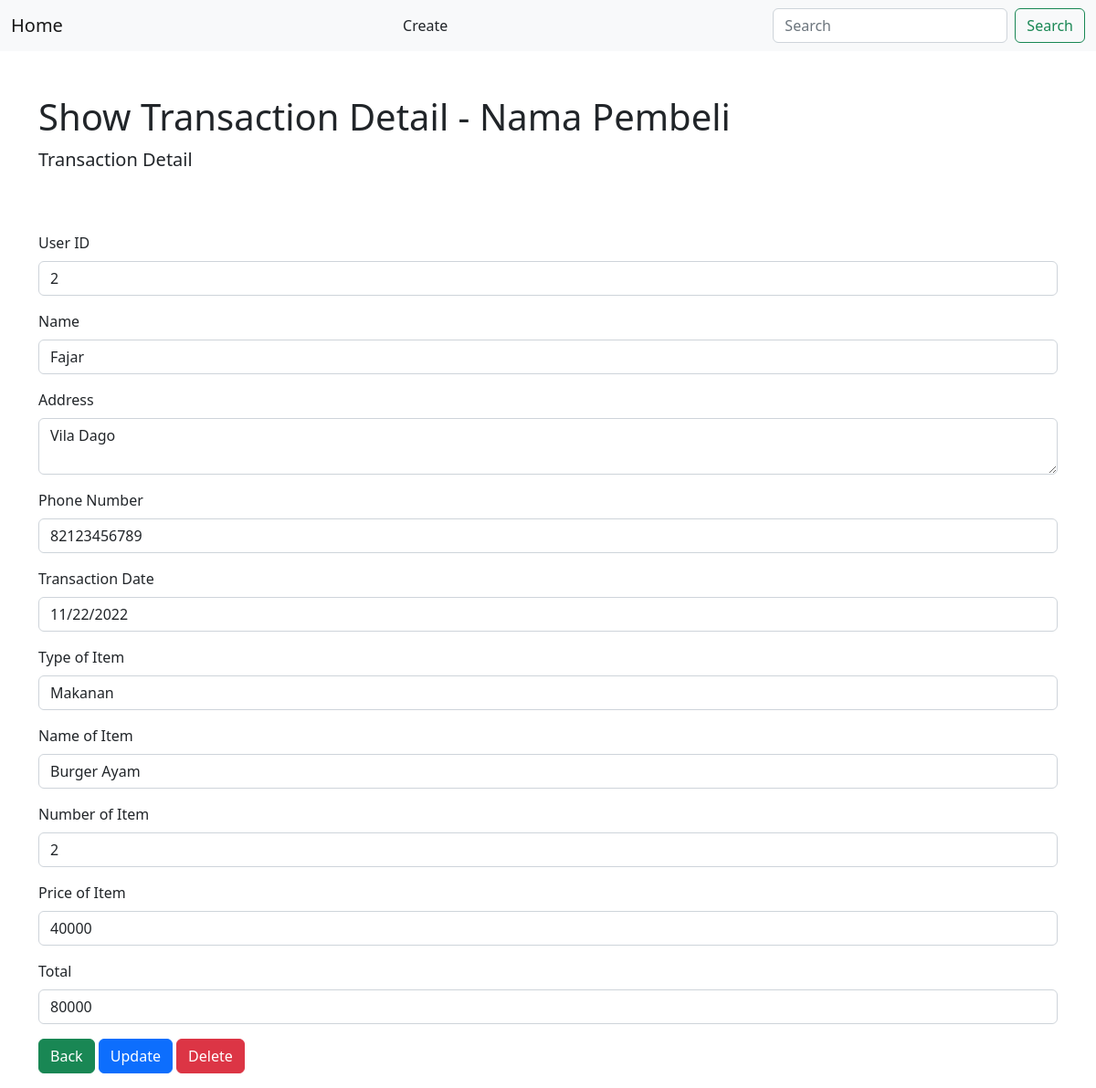
Page /show.php?id=2 on the committed database.
### tables this page shows
CREATE TABLE `sulaiman` (
  `id` int(11) NOT NULL,
  `nama` varchar(30) NOT NULL,
  `alamat` varchar(50) NOT NULL,
  `hp` varchar(20) NOT NULL,
  `tgl_transaksi` date NOT NULL,
  `jenis_barang` varchar(25) NOT NULL,
  `nama_barang` varchar(50) NOT NULL,
  `jumlah` int(20) NOT NULL,
  `harga` int(25) NOT NULL
);

### show.php (the view, shortened to what this page needs)
<?php
    require_once "config.php";
    $id = $_GET['id'];
    $sql = "SELECT *, jumlah*harga as total_bayar FROM sulaiman WHERE id = '$id'";
    $query = mysqli_query($conn, $sql);
?>
<!DOCTYPE html>
<html>
    <head>
        <link href="https://cdn.jsdelivr.net/npm/bootstrap@5.2.0-beta1/dist/css/bootstrap.min.css" rel="stylesheet">
        <link href='https://unpkg.com/boxicons@2.1.2/css/boxicons.min.css' rel='stylesheet'>
        <link rel="stylesheet" href="https://unpkg.com/js-datepicker/dist/datepicker.min.css">
    </head>
    <body>
        <nav class="navbar bg-light">
            <div class="container-fluid">
              <a class="navbar-brand" href="index.php">Home</a>
              <a class="nav-link" href="create.php">Create</a>
              <form class="d-flex" role="search">
                <input class="form-control me-2" type="search" placeholder="Search" aria-label="Search">
                <button class="btn btn-outline-success" type="submit">Search</button>
              </form>
            </div>
          </nav>
        <main class="flex-shrink-0">
            <div class="container">
                <h1 class="mt-5">Show Transaction Detail - Nama Pembeli</h1>
                <p class="lead">Transaction Detail</p>
                <div class="row pt-5">
                    <div class="col-12">
                        <?php while ($data = mysqli_fetch_array($query)) { ?>
                        <div class="mb-3">
                            <label class="form-label">User ID</label>
                            <input type="text" class="form-control"
                                    name="id" readonly
                                    value="<?= $data['id'] ?>"
                                    >
                        </div>
                        <div class="mb-3">
                            <label class="form-label">Name</label>
                            <input type="text" class="form-control"
                                    name="name" readonly
                                    value="<?= $data['nama'] ?>"
                                    >
                        </div>
                        <div class="mb-3">
                            <label class="form-label">Address</label>
                            <textarea class="form-control" name="address" readonly><?= $data['alamat'] ?></textarea>
                        </div>
                        <div class="mb-3">
                            <label class="form-label">Phone Number</label>
                            <input type="number" class="form-control"
                                    name="phone_number" readonly
                                    value="<?= $data['hp'] ?>"
                                    >
                        </div>
                        <div class="mb-3">
                            <label class="form-label">Transaction Date</label>
                            <input type="date" class="form-control" name="date" value="<?= $data['tgl_transaksi'] ?>" readonly>
                        </div>
                        <div class="mb-3">
                            <label class="form-label">Type of Item</label>
                            <input type="text" name="item_type" class="form-control" value="<?= $data['jenis_barang'] ?>" readonly>
                        </div>
                        <div class="mb-3">
                            <label class="form-label">Name of Item</label>
                            <input type="text" name="item_name" class="form-control" value="<?= $data['nama_barang'] ?>" readonly>
                        </div>
                        <div class="mb-3">
                            <label class="form-label">Number of Item</label>
                            <input type="number" class="form-control"
                                    name="item_number" readonly
                                    value="<?= $data['jumlah'] ?>"
                                    >
                        </div>
                        <div class="mb-3">
                            <label class="form-label">Price of Item</label>
                            <input type="number" class="form-control"
                                    name="item_price" readonly
                                    value="<?= $data['harga'] ?>"
                                    >
                        </div>
                        <div class="mb-3">
                            <label class="form-label">Total</label>
                            <input type="number" class="form-control"
                                    name="total" readonly
                                    value="<?= $data['total_bayar'] ?>"
                                    >
                        </div>
                        <div class="mb-3">
                            <a href="index.php" class="btn btn-success">Back</a>
                            <a href="update.php?id=<?= $data['id'] ?>" class="btn btn-primary">Update</a>
                            <a href="delete.php?id=<?= $data['id'] ?>" class="btn btn-danger">Delete</a>
                        </div>
                        <?php } ?>
                    </div>
                </div>
            </div>
        </main>
    </body>
</html>

### rows in the picture
sulaiman: id "2", name "Fajar", address "Vila Dago", phone_number "82123456789", date "11/22/2022", item_type "Makanan", item_name "Burger Ayam", item_number "2", item_price "40000", total "80000"
